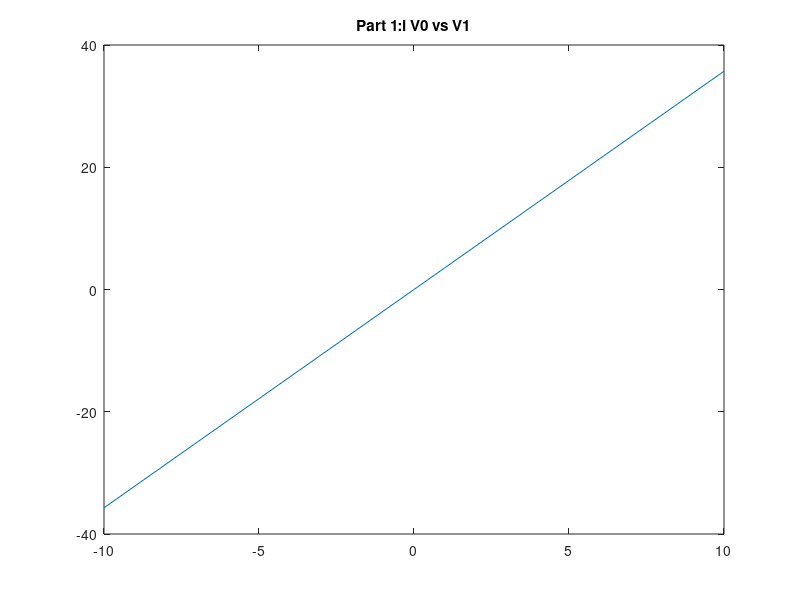
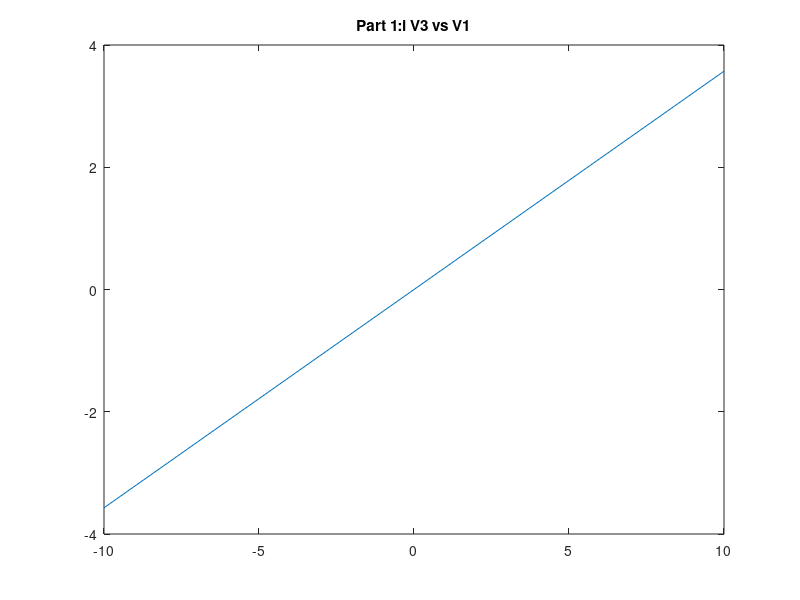
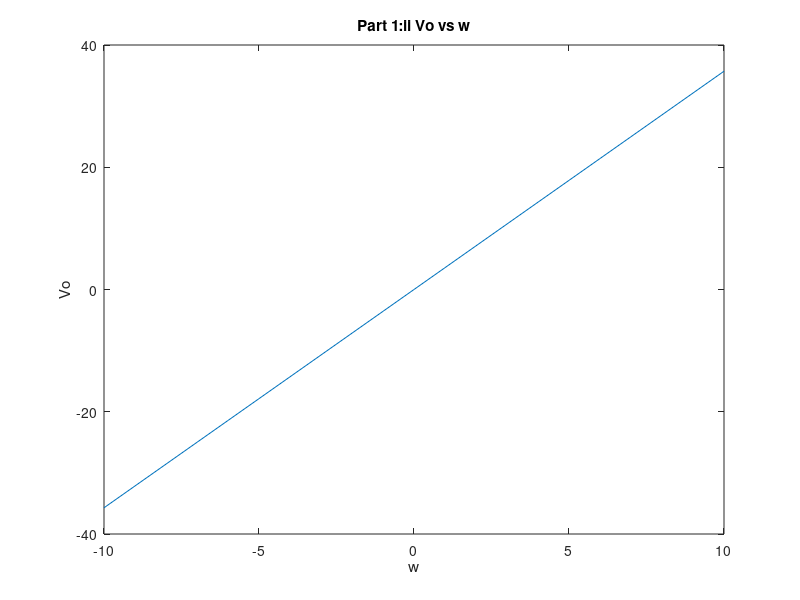
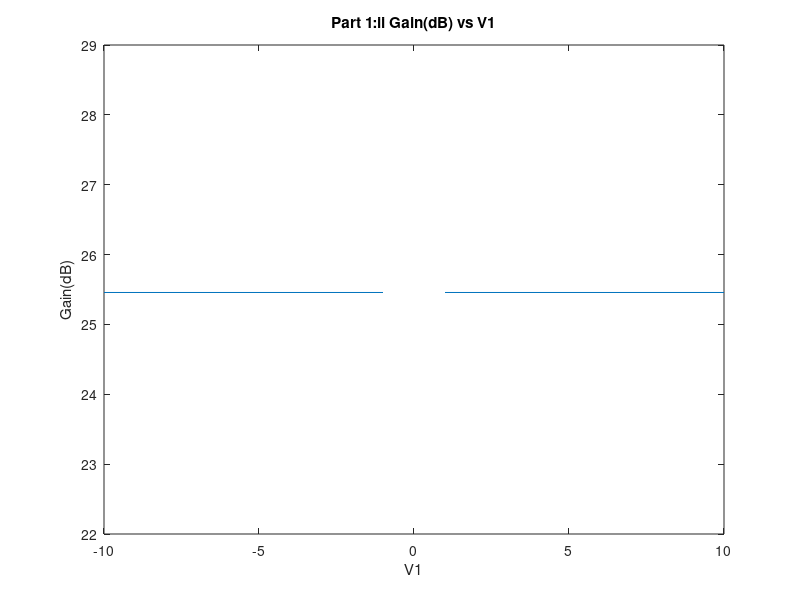

Recreate these plots in MATLAB, in order.
% Assignment 4
% By: Chantel Lepage 100999893

clear
clc
close all

%% Part 1

R = [1, 2, 10, 0.1, 1000];
CVals = 0.25;
LVal = 0.2;
alpha = 100;
omega = 0;

G = zeros(7);

%Row 1
G(1,1) = 1;

%Row 2
G(2,1) = -1./R(2);
G(2,2) = (1./R(1))+(1./R(2));
G(2,3) = -1;

%Row 3
G(3,2) = 1;
G(3,4) = -1;

%Row 4
G(4,3) = -1;
G(4,4) = 1./R(3);

%Row 5
G(5,5) = -alpha;
G(5,6) = 1;

%Row 6
G(6,4) = 1./R(3);
G(6,5) = -1;

%Row 7
G(7,6) = -1./R(4);
G(7,7) = (1./R(4))+(1./R(5));


%C matrix
C = zeros(7);

%Row 1
C(2,1) = -CVals;

%Row 2
C(2,2) = CVals;

%Row 3
C(3,3) = -LVal;


%V = [V1; V2; IL; V3; I3; V4; V0];
V = zeros(1, 7);

%DC Case i
Vin = -10;
F = zeros(7,1);
F(1,1) = Vin;

V1 = zeros(1,21);
V3 = zeros(1,21);
V0 = zeros(1,21);

for i = 1:length(V1) 
    V1(i)= Vin;
    F(1,1) = Vin;
    V = G\F;
    V3(i) = V(4);
    V0(i) = V(7);
    Vin = Vin+1;
end

figure(1);
plot(V1, V0);
title('Part 1:i V0 vs V1');

figure(2);
plot(V1, V3);
title('Part 1:i V3 vs V1');

%AC Case ii

for w= -10:10
    F(1,1) = w;
    V = G\F;
    V0(i) = V(7);
end
figure(3);
w = -10 : 10;
plot(w, V0);
title('Part 1:ii Vo vs w');
xlabel('w');
ylabel('Vo');


gain = V0./V1;
gaindB = 20*log(abs(gain));

figure(4);
plot(V1, gaindB);
title('Part 1:ii Gain(dB) vs V1');
xlabel('V1');
ylabel('Gain(dB)');

%AC Case with random perturbations

Cstd =  0.25 + 0.05.*randn(1,1000);
w = pi;

gain = zeros(1000,1);

for m = 1:length(gain)
    c = Cstd(m);
    C(2,1) = -c;
    C(2,2) = c;
    V = (G+C*1j*w)\F;                
    gain(m,1) = abs(V(7,1))/F(1);    
end


figure (5)
hist(gain,100);
title('Part 1:iii Gain');

%% Part 2
clear
clc
%% Part 2A
%%
% By inspection this circuit can be determined to be and RLC circuit due to
% the linear components used.
%% Part 2B
%% 
%


%% Part 2D

R = [1, 2, 10, 0.1, 1000];
CVals = 0.25;
LVal = 0.2;
alpha = 100;
omega = 0;

G = zeros(7);

%Row 1
G(1,1) = 1;

%Row 2
G(2,1) = -1./R(2);
G(2,2) = (1./R(1))+(1./R(2));
G(2,3) = -1;

%Row 3
G(3,2) = 1;
G(3,4) = -1;

%Row 4
G(4,3) = -1;
G(4,4) = 1./R(3);

%Row 5
G(5,5) = -alpha;
G(5,6) = 1;

%Row 6
G(6,4) = 1./R(3);
G(6,5) = -1;

%Row 7
G(7,6) = -1./R(4);
G(7,7) = (1./R(4))+(1./R(5));


%C matrix
C = zeros(7);

%Row 1
C(2,1) = -CVals;

%Row 2
C(2,2) = CVals;

%Row 3
C(3,3) = -LVal;


Vin = 1;
F = zeros(7,1);
F(1,1) = Vin;


Foff = zeros(7,1);
Foff(1,1) = Vin-Vin;

ts = 1000;

%2D:ii:A 0.03s time step
V1 = zeros(7, ts);
Vstart = zeros(7, 1);
dt=1e-3;

for i = 1:ts
    if i < 30
        V1(:,i) = (C./dt+G)\(Foff+C*Vstart/dt);
    elseif i == 30
        V1(:,i) = (C./dt+G)\(F+C*Vstart/dt);
    else
        V1(:,i) = (C./dt+G)\(F+C*Vpast/dt);
    end
    Vpast = V1(:, i);
end

figure(6)
plot(1:ts, V1(7,:), 'r')
hold on
plot(1:ts, V1(1,:), 'b')
title('Part 2D Vin and Vout with 0.03s time step')
xlabel('Time')
ylabel('V')

%2D:ii:B sin function
V2 = zeros(7, ts);
Fsin = zeros(7,1);
for j = 1:ts

    Vsin = sin(2*pi*(1/0.03)*j/ts);
    Fsin(1,1) = Vsin;
    if j == 1
        V2(:,j) = (C./dt+G)\(Fsin+C*Vstart/dt);
    else
        V2(:,j) = (C./dt+G)\(Fsin+C*Vpast/dt);
    end
    Vpast = V2(:, j);
        
end

figure(7)
plot(1:ts, V2(7,:), 'r')
hold on
plot(1:ts, V2(1,:), 'b')
title('Part 2D Vin and Vout (sin function)')
xlabel('Time (ms)')
ylabel('V')

%2D:ii:C gauss function
V3 = zeros(7, ts);
Fgauss = zeros(7,1);
for k = 1:ts

    Vgauss = exp(-1/2*((k/ts-0.06)/(0.03))^2);
    Fgauss(1,1) = Vgauss;
    if k == 1
        V3(:,k) = (C./dt+G)\(Fgauss+C*Vstart/dt);
    else
        V3(:,k) = (C./dt+G)\(Fgauss+C*Vpast/dt);
    end
    Vpast = V3(:, k);
        
end

figure(8)
plot(0:ts-1, V3(7,:), 'r')
hold on
plot(0:ts-1, V3(1,:), 'b')
title('Part 2D Vin and Vout (gaussian function)')
xlabel('Time')
ylabel('V')


%%2D:iv
f = (-ts/2:ts/2-1);  

%step function
fV1in = fft(V1(1, :));
fV1out = fft(V1(7, :));
fsV1in = fftshift(fV1in);
fsV1out = fftshift(fV1out);
figure(9)
plot(f, abs(fsV1in), 'r')
hold on
plot(f, abs(fsV1out), 'b')
xlim([-150,150]);
title('Vin and Vout frequency domain (step function)')
xlabel('frequency')
ylabel('V')

%sine function 
fV2 = fft(V2.');
fsV2 = fftshift(fV2);
figure(10)
plot(f, abs(fsV2(:, 1)), 'r')
hold on
plot(f, abs(fsV2(:, 7)), 'b')
xlim([-150,150]);
title('Vin and Vout frequency domain (sin function)')
xlabel('frequency')
ylabel('V')

%guass function
fV3 = fft(V3.');
fsV3 = fftshift(fV3);
figure(11)
plot(f, abs(fsV3(:, 1)), 'r')
hold on
plot(f, abs(fsV3(:, 7)), 'b')
xlim([-150,150]);
title('Vin and Vout frequency domain (gauss function)')
xlabel('frequency')
ylabel('V')

%% Comments on increased time step
% By increasing and decreasing the time step, the simulations will become respcetively less
% and more defined. However, the simulation will start to
% break when the time step is too small.

%% Part 3

R = [1, 2, 10, 0.1, 1000];
C1Val = 0.25;
C2Val = 1e-5;
LVal = 0.2;
alpha = 100;
omega = 0;

G = zeros(7);

%Row 1
G(1,1) = 1;

%Row 2
G(2,1) = -1./R(2);
G(2,2) = (1./R(1))+(1./R(2));
G(2,3) = -1;

%Row 3
G(3,2) = 1;
G(3,4) = -1;

%Row 4
G(4,3) = -1;
G(4,4) = 1./R(3);

%Row 5
G(5,5) = -alpha;
G(5,6) = 1;

%Row 6
G(6,4) = 1./R(3);
G(6,5) = -1;

%Row 7
G(7,6) = -1./R(4);
G(7,7) = (1./R(4))+(1./R(5));


%C matrix
C = zeros(7);

%Row 1
C(2,1) = -C1Val;

%Row 2
C(2,2) = C1Val;

%Row 3
C(3,3) = -LVal;

%Row 4
C(4,4) = -C2Val;

%Row 6
C(6,4) = -C2Val;


Vin = 1;
F = zeros(7,1);
F(1,1) = Vin;

Foff = zeros(7,1);
Foff(1,1) = Vin-Vin;

ts1 = 1000;              
ts2 = 1.9898e4;          

Vstart = zeros(7, 1);
dt1 = 1e-3;
dt2 = 1.9898e-4;

% Noise simulation and default time step
% Time domain simulation
V1 = zeros(7, ts1);
Fgauss = zeros(7,1);
for i = 1:ts1
    
    Fgauss(1,1) = exp(-1/2*((i/ts1-0.06)/(0.03))^2);
    Fgauss(4,1) = 0.001*randn();
    Fgauss(7,1) = 0.001*randn();
    if i == 1
        V1(:,i) = (C./dt1+G)\(Fgauss+C*Vstart/dt1);
    else
        V1(:,i) = (C./dt1+G)\(Fgauss+C*Vpast/dt1);
    end
    Vpast = V1(:, i);
        
end
figure(12)
plot(1:ts1, V1(7,:), 'r')
hold on
plot(1:ts1, V1(1,:), 'b')
title('Vin (thermal noise) and Vout (gauss excitation)')
xlabel('Time')
ylabel('V')

% Frequency domain simulation
f = (-ts1/2:ts1/2-1);              

fV1 = fft(V1.');
fsV1 = fftshift(fV1);
figure(13)
plot(f, abs(fsV1(:, 1)), 'r')
hold on
plot(f, abs(fsV1(:, 7)), 'b')
title('Vin (thermal noise) and Vout (frequency domain & gauss excitation)')
xlabel('frequency')
ylabel('V')
grid on

% Simulation with smaller capacitance
V2 = zeros(7, ts1);
Fgauss = zeros(7,1);

%C matrix with smaller Cn values 
Csmaller = zeros(7);

%Row 1
Csmaller(2,1) = -C1Val;

%Row 2
Csmaller(2,2) = C1Val;

%Row 3
Csmaller(3,3) = -LVal;

%Row 4
Csmaller(4,4) = -1e-12;

%Row 6
Csmaller(6,4) = -1e-12;

for j = 1:ts1
    
    Fgauss(1,1) = exp(-1/2*((j/ts1-0.06)/(0.03))^2);
    Fgauss(4,1) = 0.001*randn();
    Fgauss(7,1) = 0.001*randn();
    if j == 1
        V2(:,j) = (Csmaller./dt1+G)\(Fgauss+Csmaller*Vstart/dt1);
    else
        V2(:,j) = (Csmaller./dt1+G)\(Fgauss+Csmaller*Vpast/dt1);
    end
    Vpast = V2(:, j);
        
end
figure(14)
plot(1:ts1, V2(7,:), 'r')
hold on
plot(1:ts1, V2(1,:), 'b')
title('Vin (small Cn) and Vout (gauss excitation)')
xlabel('Time')
ylabel('V')

% Simulation with larger capacitance
V3 = zeros(7, ts1);
Fgauss = zeros(7,1);

%C matrix with larger Cn value
Clager = zeros(7);

%Row 1
Clager(2,1) = -C1Val;

%Row 2
Clager(2,2) = C1Val;

%Row 3
Clager(3,3) = -LVal;

%Row 4
Clager(4,4) = -5.2e-5;

%Row 6
Clager(6,4) = -5.2e-5;

for k = 1:ts1
    
    Fgauss(1,1) = exp(-1/2*((k/ts1-0.06)/(0.03))^2);
    Fgauss(4,1) = 0.001*randn();
    Fgauss(7,1) = 0.001*randn();
    if k == 1
        V3(:,k) = (Clager./dt1+G)\(Fgauss+Clager*Vstart/dt1);
    else
        V3(:,k) = (Clager./dt1+G)\(Fgauss+Clager*Vpast/dt1);
    end
    Vpast = V3(:, k);
        
end
figure(15)
plot(1:ts1, V3(7,:), 'r')
hold on
plot(1:ts1, V3(1,:), 'b')
title('Vin (larger Cn) and Vout (gauss excitation)')
xlabel('Time')
ylabel('V')

%% Comments on capacitance changes
% When the capacitance is increased slightly the simulation breaks since
% the it gets suck in a feedback loop and there is no change when the
% capacitance is decreased.

% Simulation with smaller time step
V4 = zeros(7, ts2);
Fgauss = zeros(7,1);
for m = 1:ts2
    
    Fgauss(1,1) = exp(-1/2*((m/ts2-0.06)/(0.03))^2);
    Fgauss(4,1) = 0.001*randn();
    Fgauss(7,1) = 0.001*randn();
    if m == 1
        V4(:,m) = (C./dt2+G)\(Fgauss+C*Vstart/dt2);
    else
        V4(:,m) = (C./dt2+G)\(Fgauss+C*Vpast/dt2);
    end
    Vpast = V4(:, m);
        
end
figure(16)
plot(1:ts2, V4(7,:), 'r')
hold on
plot(1:ts2, V4(1,:), 'b')
title('Vin (thermal noise) and Vout (smaller timestep)')
xlabel('Time')
ylabel('V')


%% Part 4
%% Part 4A 
% If the voltage was modeled by the new equation given then this would
% cause the problem to be non-linear. With the non-linearity it means we
% can no longer use exact numerical solutions and more than likely need to
% use an iterative solution. This iterative solution means we would need to
% introduce a new vector into the simulator.

%% Part 4B
% To implement the non-linear portion of the system, a new 'B' vector must
% be created to store these values. The new vector will be used as an
% additional term that is summed with the other terms in the equation for
% voltage. After taking into account the new vector, a mathemaical
% technique is used to convert the non-linear terms into a form that can be
% applied to linear operations. To do this it would involed producing a
% Jacobian matrix. After this step the calculations would be relatively the
% same except the Jacobian matrix would be need to evlaute voltages.



